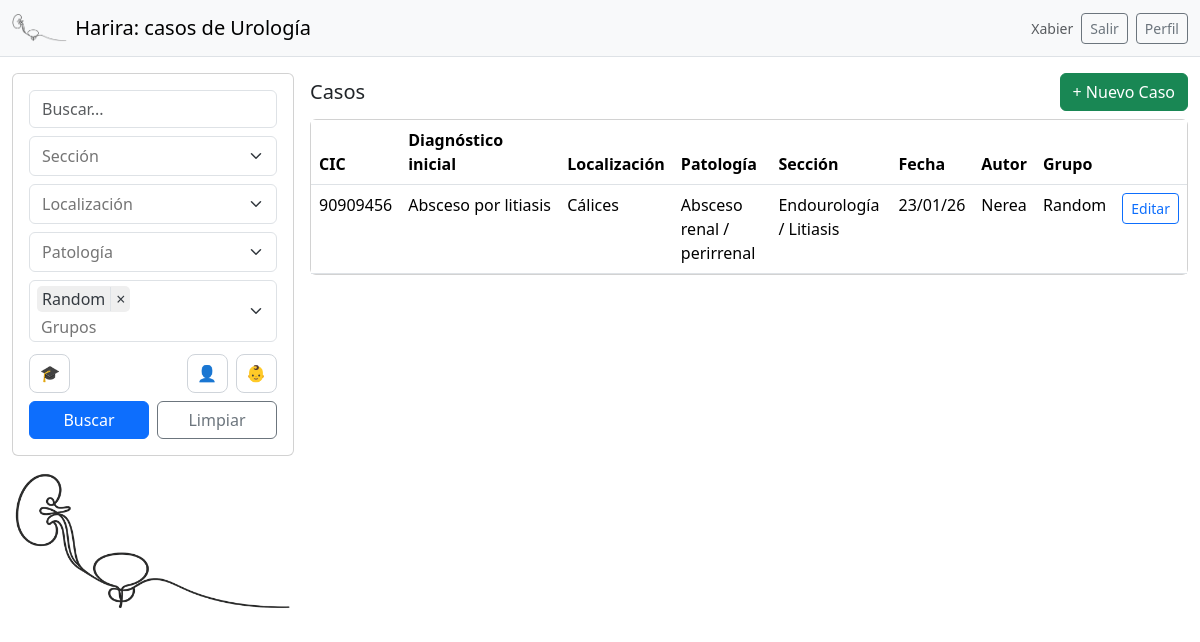
The app's page /?groups=4 (signed in) with its own data.
### cases/models.py (models this page shows, shortened)
class Case(models.Model):
    class AgeGroup(models.TextChoices):
        ADULTA = "adulta", "Adulta"
        PEDIATRICA = "pediatrica", "Pediátrica"
    cic = models.CharField(max_length=50, blank=True)
    centro_medico = models.CharField(max_length=150, blank=True)
    fecha = models.DateField(null=True, blank=True)
    grupo_edad = models.CharField(max_length=20, choices=AgeGroup.choices, default=AgeGroup.ADULTA)
    created_by = models.ForeignKey(
        settings.AUTH_USER_MODEL,
        null=True, blank=True,
        on_delete=models.SET_NULL,
        related_name="cases_created",
    )
    secciones = models.ManyToManyField(
        Tag, related_name="cases_seccion", blank=True,
        limit_choices_to={"kind": Tag.Kind.SECCION}
    )
    localizaciones = models.ManyToManyField(
        Tag, related_name="cases_localizacion", blank=True,
        limit_choices_to={"kind": Tag.Kind.LOCALIZACION}
    )
    patologias = models.ManyToManyField(
        Tag, related_name="cases_patologia", blank=True,
        limit_choices_to={"kind": Tag.Kind.PATOLOGIA}
    )
    diagnostico_inicial = models.TextField(blank=True)
    comentarios = models.TextField(blank=True)
    publicado = models.BooleanField(default=False)
    publicado_en = models.CharField(max_length=200, blank=True)
    pruebas_imagen = models.JSONField(default=list, blank=True)     # p.ej. ["TC", "RM"]
    procedimientos = models.JSONField(default=list, blank=True)
    interes_docente = models.BooleanField(default=False)
    shared_groups = models.ManyToManyField(
        Group,
        blank=True,
        related_name="cases",   # IMPORTANTE para contar casos fácil
    )
    created_by = models.ForeignKey(settings.AUTH_USER_MODEL, on_delete=models.SET_NULL, null=True, related_name="cases_created")
    created_at = models.DateTimeField(auto_now_add=True)
    class Meta:
        ordering = ["-fecha", "-created_at"]
    shared_groups = models.ManyToManyField(
        Group,
        blank=True,
        related_name="shared_cases",
    )

class Tag(models.Model):
    class Kind(models.TextChoices):
        SECCION = "seccion", "Sección"
        LOCALIZACION = "localizacion", "Localización"
        PATOLOGIA = "patologia", "Patología"
        SEMIOLOGIA = "semiologia", "Semiología"
    name = models.CharField(max_length=120)
    kind = models.CharField(max_length=30, choices=Kind.choices)
    class Meta:
        unique_together = ("name", "kind")
        ordering = ["kind", "name"]

### cases/views.py (the view, shortened to what this page needs)
# urls.py: path("", views.case_list, name="case_list"),
@login_required
def case_list(request):
    selected = {
        "seccion": request.GET.getlist("seccion"),
        "localizacion": request.GET.getlist("localizacion"),
        "patologia": request.GET.getlist("patologia"),
        "groups": request.GET.getlist("groups"),
        "docente": request.GET.get("docente"),
        "edad": request.GET.get("edad") or "",
    }
    edad = request.GET.get("edad") or "adulta"
    selected["edad"] = edad
    user_groups = request.user.groups.all()
    qs = Case.objects.filter(
            Q(created_by=request.user) |
            Q(shared_groups__in=request.user.groups.all())
        ).distinct()
    q = request.GET.get("q", "").strip()
    secciones_ids = request.GET.getlist("seccion")
    if secciones_ids:
        qs = qs.filter(secciones__id__in=secciones_ids)
    localizaciones_ids = request.GET.getlist("localizacion")
    if localizaciones_ids:
        qs = qs.filter(localizaciones__id__in=localizaciones_ids)
    patologias_ids = request.GET.getlist("patologia")
    if patologias_ids:
        qs = qs.filter(patologias__id__in=patologias_ids)
    group_ids = request.GET.getlist("groups")
    if group_ids:
        qs = qs.filter(shared_groups__id__in=group_ids)
    docente = request.GET.get("docente")
    if docente in ("1", "true", "True", "on"):
        qs = qs.filter(interes_docente=True)
    qs = qs.distinct().order_by("-fecha", "-id")
    edad = request.GET.get("edad")
    selected["edad"] = edad
    if edad == "adulta":
        qs = qs.filter(grupo_edad__in=["adulta", "Adulta"])
    elif edad == "pediatrica":
        qs = qs.filter(grupo_edad__in=["pediatrica", "Pediatrica", "Pediátrica"])
    ctx = {
        "cases": qs,
        "q": q,
        "secciones": Tag.objects.filter(kind=Tag.Kind.SECCION),
        "localizaciones": Tag.objects.filter(kind=Tag.Kind.LOCALIZACION),
        "patologias": Tag.objects.filter(kind=Tag.Kind.PATOLOGIA),
        "my_groups": request.user.groups.all().order_by("name"),
        "selected": {
            "seccion": request.GET.getlist("seccion"),
            "localizacion": request.GET.getlist("localizacion"),
            "patologia": request.GET.getlist("patologia"),
            "groups": group_ids,
            "docente": docente,
            "edad": edad,
        }
    }
    return render(request, "cases/case_list.html", ctx)

### templates/cases/case_list.html (shortened to what this page needs)
{% extends "base.html" %}
{% load static %}
{% block content %}
<div class="row g-3">
  <div class="col-12 col-lg-3">
    <div class="card">
      <div class="card-body">
        <form id="filtersForm" method="get" class="d-grid gap-2">
          <input class="form-control" name="q" placeholder="Buscar..." value="{{ q }}">
            <div class="d-flex align-items-center justify-content-between mt-1">
              <button type="button"
                      id="toggleDocente"
                      class="icon-btn {% if selected.docente %}is-active{% endif %}"
                      title="Interés docente">🎓</button>
              <div class="d-flex gap-2">
                <button type="button" id="ageAdult"
                        class="icon-btn {% if selected.edad == 'adulta' %}is-active{% endif %}"
                        title="Adulto">👤</button>
                <button type="button" id="ageChild"
                        class="icon-btn {% if selected.edad == 'pediatrica' %}is-active{% endif %}"
                        title="Pediátrica">👶</button>
              </div>
            </div>
          <div class="d-flex gap-2">
            <button class="btn btn-primary w-100" type="submit">Buscar</button>
            <a class="btn btn-outline-secondary w-100" href="{% url 'case_list' %}">Limpiar</a>
          </div>
        </form>
      </div>
    </div>
    <div class="mt-3 w-100 d-none d-lg-block">
      <a href="{% url 'case_list' %}" class="d-block w-100">
        <img
          src="{% static 'img/logo.png' %}"
          alt="Harira"
          style="width:100%; height:auto; display:block; border-radius:12px;"
        >
      </a>
    </div>
  </div>
  <div class="col-12 col-lg-9">
    <div class="d-flex justify-content-between align-items-center mb-2">
      <h5 class="mb-0">Casos</h5>
      <a class="btn btn-success" href="{% url 'case_create' %}">+ Nuevo Caso</a>
    </div>
    <div class="card">
      <div class="table-responsive">
        <table class="table table-hover mb-0">
          <thead>
            <tr>
              <th>CIC</th>
              <th>Diagnóstico inicial</th>
              <th>Localización</th>
              <th>Patología</th>
              <th>Sección</th>
              <th>Fecha</th>
              <th>Autor</th>
              <th>Grupo</th>
              <th></th>
            </tr>
          </thead>
          <tbody>
            {% for c in cases %}
              <tr>
                <td>{{ c.cic }}</td>
                <td class="text-truncate" style="max-width:260px">{{ c.diagnostico_inicial }}</td>
                <td>{% for t in c.localizaciones.all %}{{ t.name }}{% if not forloop.last %}, {% endif %}{% endfor %}</td>
                <td>{% for t in c.patologias.all %}{{ t.name }}{% if not forloop.last %}, {% endif %}{% endfor %}</td>
                <td>{% for t in c.secciones.all %}{{ t.name }}{% if not forloop.last %}, {% endif %}{% endfor %}</td>
                <td>{{ c.fecha|date:"d/m/y" }}</td>
                <td>{% if c.created_by %}{{ c.created_by.username }}{% else %} - {% endif %}</td>
                <td>{% for g in c.shared_groups.all %}{{ g.name }}{% if not forloop.last %}, {% endif %}{% empty %} - {% endfor %}</td>
                <td><a class="btn btn-sm btn-outline-primary" href="{% url 'case_edit' c.id %}">Editar</a></td>
              </tr>
            {% empty %}
              <tr><td colspan="7" class="text-muted">No hay casos</td></tr>
            {% endfor %}
          </tbody>
        </table>
      </div>
    </div>
  </div>
</div>
{% endblock %}

### templates/base.html (shortened to what this page needs)
{% load static %}
<!doctype html>
<html lang="es">
<head>
  <link href="https://cdn.jsdelivr.net/npm/bootstrap@5.3.3/dist/css/bootstrap.min.css" rel="stylesheet">
  <link rel="stylesheet" href="{% static 'vendor/tom-select/tom-select.bootstrap5.min.css' %}">
</head>
<body>
  <nav class="navbar navbar-light bg-light border-bottom">
    <div class="container-fluid">
      <a class="navbar-brand d-flex align-items-center gap-2" href="{% url 'case_list' %}">
        <img src="{% static 'img/logo.png' %}" height="28" class="d-inline-block align-text-top">
        <span>Harira: casos de Urología</span>
      </a>
      {% if user.is_authenticated %}
        <div class="d-flex gap-2">
          <span class="text-muted small align-self-center">{{ user.username }}</span>
          <form method="post" action="{% url 'logout' %}" class="d-inline">
            <button class="btn btn-outline-secondary btn-sm" type="submit">Salir</button>
          </form>
          <a class="btn btn-outline-secondary btn-sm" href="{% url 'profile' %}">Perfil</a>
        </div>
      {% endif %}
    </div>
  </nav>
  <main class="container-fluid py-3">
    {% block content %}{% endblock %}
  </main>
</body>
</html>

### templates/base.html (style rules this page uses)
.icon-btn { display: inline-flex; align-items: center; gap: .4rem; padding: .4rem .6rem; border: 1px solid #cfd4da; border-radius: .6rem; cursor: pointer; user-select: none; background: #fff; }
.icon-btn { display:inline-flex; align-items:center; gap:.5rem; padding:.4rem .6rem; border:1px solid rgba(0,0,0,.15); border-radius:.5rem; background:#fff; }
.icon-btn { border-color: #cfd4da !important; background: #fff !important; color: inherit !important; }

### records on screen
Case: cic "90909456", diagnostico_inicial "Absceso por litiasis", fecha "23/01/26", created_by.username "Nerea"
Tag: name "Cálices"
Tag: name "Absceso renal / perirrenal"
Tag: name "Endourología / Litiasis"

### other values on screen
{{ user.username }} "Xabier"
{{ g.name }} "Random"
